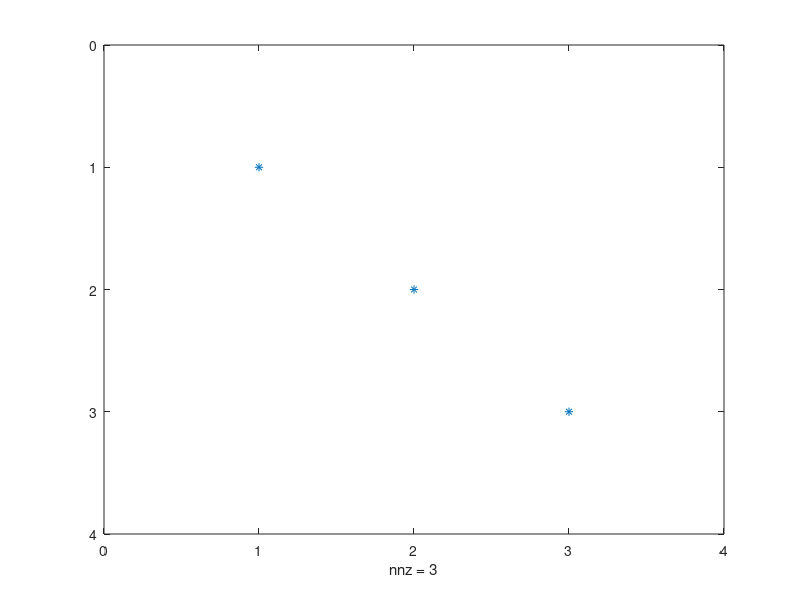

Write the MATLAB code that produced this figure. (Note: this script raises an error after producing the figure.)
%=============================================================================
% Copyright (c) 2026-present Allan CORNET (Nelson)
%=============================================================================
% This file is part of Nelson.
%=============================================================================
% LICENCE_BLOCK_BEGIN
% SPDX-License-Identifier: LGPL-3.0-or-later
% LICENCE_BLOCK_END
%=============================================================================
% <--WEIGHT 4-->
% <--ADV-CLI MODE-->
%=============================================================================
% spy() reads a marker out of its LineSpec. That marker has to reach the drawn
% object: parsed and then dropped, every spy() plot comes out wearing the
% default marker of whatever primitive spy happens to draw with.
%=============================================================================
% The dot is the default, and it is the marker the plot must show.
f = figure('Visible', 'off');
spy(eye(3));
assert_isequal(gca().Children(1).Marker, '.');
close(f);
%=============================================================================
% Every marker a LineSpec can carry reaches the drawn object.
lineSpecMarkers = {'+', 'o', '*', '.', 'x', 's', 'd', '^', 'v', '>', '<', 'p', 'h'};
drawnMarkers = {'+', 'o', '*', '.', 'x', 'square', 'diamond', '^', 'v', '>', '<', ...
  'pentagram', 'hexagram'};
for k = 1:numel(lineSpecMarkers)
  f = figure('Visible', 'off');
  spy(eye(3), ['r', lineSpecMarkers{k}]);
  assert_isequal(gca().Children(1).Marker, drawnMarkers{k}, ...
    ['LineSpec r', lineSpecMarkers{k}, ' must draw ', drawnMarkers{k}, '.']);
  close(f);
end
%=============================================================================
% An empty matrix has no entry to mark.
emptyMatrices = {[], sparse([])};
for k = 1:numel(emptyMatrices)
  f = figure('Visible', 'off');
  spy(emptyMatrices{k});
  assert_isequal(gca().Children(1).Marker, 'none');
  close(f);
end
%=============================================================================
% An all-zero matrix is not an empty one: it keeps its marker, it simply has
% no location to put one at.
f = figure('Visible', 'off');
spy(zeros(3));
assert_isequal(gca().Children(1).Marker, '.');
close(f);
%=============================================================================
% A marker size is a LENGTH, and scatter() sizes its markers by AREA. The
% requested length has to be squared on the way in, otherwise every spy()
% marker is drawn at the square root of the size that was asked for.
f = figure('Visible', 'off');
spy(eye(3), 'r*', 12);
assert_isequal(gca().Children(1).SizeData, 144);
close(f);
%=============================================================================
f = figure('Visible', 'off');
spy(eye(3), 12);
assert_isequal(gca().Children(1).SizeData, 144);
close(f);
%=============================================================================
% 6 points is the default size of every marker that is not the dot.
f = figure('Visible', 'off');
spy(eye(3), 'r*');
assert_isequal(gca().Children(1).SizeData, 36);
close(f);
%=============================================================================
% The marker has to be painted, not merely recorded. '.', '*', '+' and 'x' are
% stroked shapes with no face of their own: asking for a filled marker hands
% their edge to 'none' and they come out blank.
f = figure('Visible', 'off', 'Position', [100 100 500 400]);
spy(eye(20), 'r');
drawnow();
painted = count_red_pixels(getframe(f).cdata);
close(f);
assert_istrue(painted > 100, 'spy() must paint its markers.');
%=============================================================================
% And it has to be painted at the size that was asked for: a marker size is a
% length, so trebling it trebles the width of the mark instead of multiplying
% it by sqrt(3). The check is a ratio, so it does not depend on the display.
narrowWidth = spy_marker_width(10);
wideWidth = spy_marker_width(30);
assert_istrue(narrowWidth > 0, 'spy() must paint its markers.');
assert_istrue(wideWidth / narrowWidth > 2.5, 'spy() marker size must be a length.');
assert_istrue(wideWidth / narrowWidth < 3.5, 'spy() marker size must be a length.');
%=============================================================================
function n = count_red_pixels(img)
  mask = red_mask(img);
  n = sum(mask(:));
end
%=============================================================================
function w = spy_marker_width(markersize)
  f = figure('Visible', 'off', 'Position', [100 100 500 400]);
  spy(1, 'rs', markersize);
  drawnow();
  columns = find(any(red_mask(getframe(f).cdata), 1));
  close(f);
  if isempty(columns)
    w = 0;
  else
    w = max(columns) - min(columns) + 1;
  end
end
%=============================================================================
function mask = red_mask(img)
  mask = (double(img(:, :, 1)) > 180) & (double(img(:, :, 2)) < 100) & ...
    (double(img(:, :, 3)) < 100);
end
%=============================================================================
